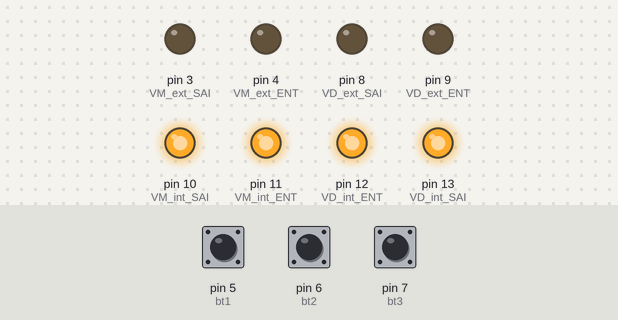
The sketch below on a simulated Arduino Uno, built with avr-gcc and run on an emulated ATmega328P. Shown: output pins drawn as LEDs (lit = HIGH). Inputs (shaded band) come from the test bench; at power-on: pin 5 (bt1) HIGH, pin 7 (bt3) HIGH, pin 6 (bt2) HIGH. What the sketch prints to the serial monitor is not drawn.

Above: at 1.2 s.
1.3 s: pin 5 (bt1) pulled LOW for 0.15 s
At 2.5 s:
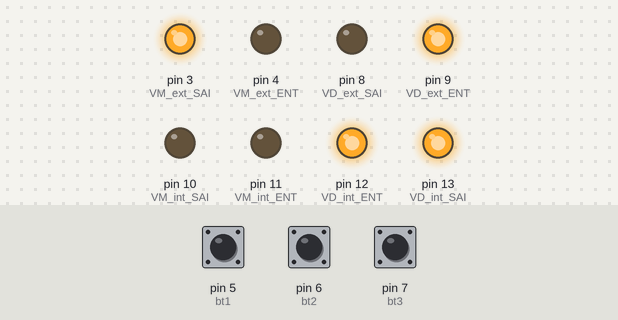
3.0 s: pin 7 (bt3) pulled LOW for 0.15 s
At 4.4 s:
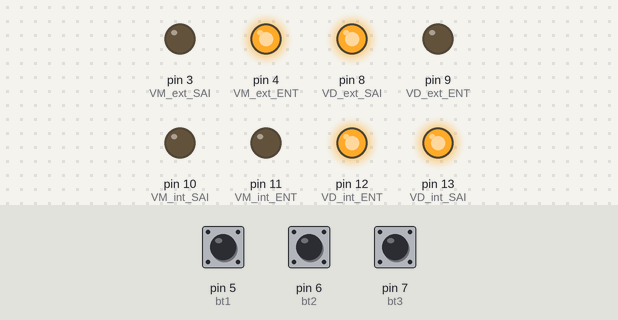
4.7 s: pin 7 (bt3) pulled LOW for 1 s
At 6.9 s:
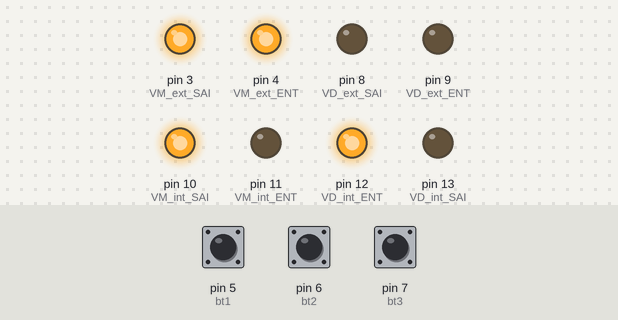
7.2 s: pin 7 (bt3) pulled LOW for 3.2 s
At 11.1 s:
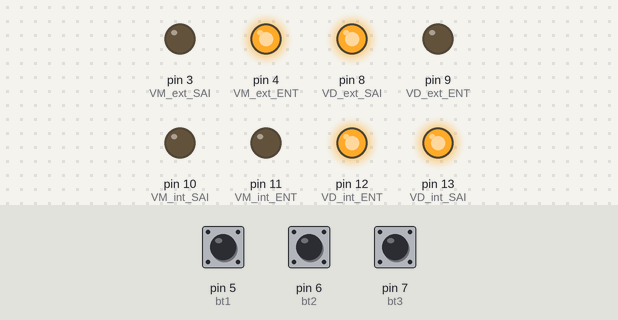
11.9 s: pin 5 (bt1) pulled LOW for 1 s
At 13.7 s:
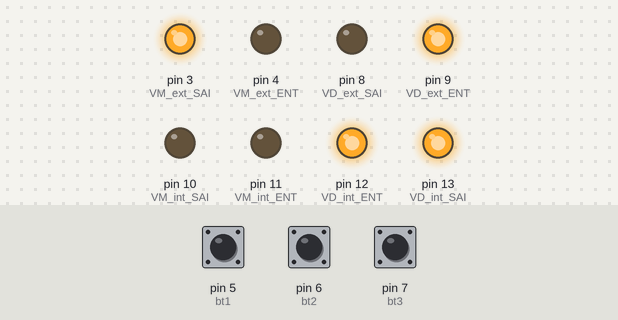
14.5 s: pin 5 (bt1) pulled LOW for 0.15 s
At 15.6 s:
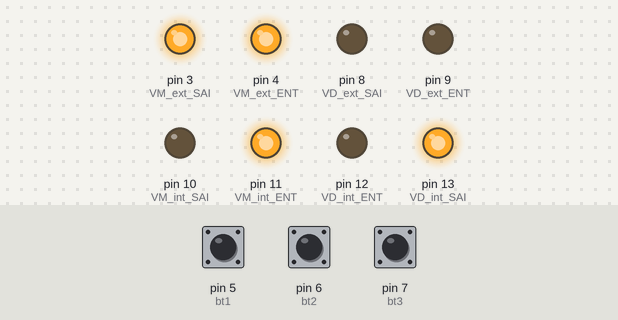
Timing chart, 0 to 17.1 s (numbered marks = the images above; inputs shaded):
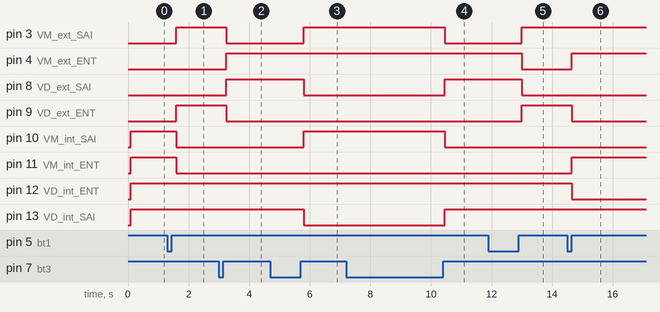

Measured:
- after the input at 1.3 s, pin 3 (VM_ext_SAI), pin 9 (VD_ext_ENT): LOW → HIGH after 0.30 s; pin 10 (VM_int_SAI), pin 11 (VM_int_ENT): HIGH → LOW after 0.30 s
- after the input at 3.0 s, pin 3 (VM_ext_SAI), pin 9 (VD_ext_ENT): HIGH → LOW after 0.25 s; pin 4 (VM_ext_ENT), pin 8 (VD_ext_SAI): LOW → HIGH after 0.25 s
- after the input at 4.7 s, pin 3 (VM_ext_SAI), pin 10 (VM_int_SAI): LOW → HIGH after 1.1 s; pin 8 (VD_ext_SAI), pin 13 (VD_int_SAI): HIGH → LOW after 1.1 s
- after the input at 7.2 s, pin 3 (VM_ext_SAI), pin 10 (VM_int_SAI): HIGH → LOW after 3.3 s; pin 8 (VD_ext_SAI), pin 13 (VD_int_SAI): LOW → HIGH after 3.3 s
- after the input at 11.9 s, pin 3 (VM_ext_SAI), pin 9 (VD_ext_ENT): LOW → HIGH after 1.1 s; pin 4 (VM_ext_ENT), pin 8 (VD_ext_SAI): HIGH → LOW after 1.1 s
- after the input at 14.5 s, pin 4 (VM_ext_ENT), pin 11 (VM_int_ENT): LOW → HIGH after 0.15 s; pin 9 (VD_ext_ENT), pin 12 (VD_int_ENT): HIGH → LOW after 0.15 s

The sketch:

SEMAFARO-SINAL-PCB-AMELIA.ino
```cpp
/* === APRESENTAÇÃO: ===============================================================
Projeto: Semáforo BALANÇA RODOVIÁRIA 4 unidades
  CONTROLADOR SERVIDOR
    |- 1 SEMÁFARO
    |- ACIONADO POR CENTRAL DE RADIO 3 CANAIS
    |- CANAL 1
    |- CANAL 2
    |- CANAL 3

  Descrição do projeto:
     Semáforo e central de rádio com 3 canais.
     Adaptado central de rádio de portão eletrônico.
     Funções implementadas:
     Ao pressionar botão 1:
     Aciona sinal verde (A), sinal Vermelho (b),(B)e(a)
     Ao pressionar botão 1 duas vezes seguidas.
     Aciona sinal verde (a), sinal Vermelho (b)e(B)e(A)
     Ao pressionar botão 1 a terceira vez repete o ciclo.
     ____________________________________________________

     Ao pressionar botão 3:
     Aciona sinal verde (B), sinal Vermelho (a),(A)e(b)
     Ao pressionar botão 1 duas vezes seguidas.
     Aciona sinal verde (b), sinal Vermelho (a)e(A)e(B)
     Ao pressionar botão 1 a terceira vez repete o ciclo.
     ____________________________________________________

     Ao pressionar botão 2:
     Aciona sinal Vermelho (A),(a),(B),(b)
     Ao pressionar botão 2 duas vezes seguidas.
     Desliga todos os led


  A|b___________________________a|B
/                               \


  Autor: Eng. Stenio Rodrigues
  Data:  Agosto de 2021
  versão: 1.0   2 Displays  LED 16x32 + 2 arduinos + radio 3 vias
          1.1   2 Displays  RGB 16x32 + 2 arduinos + radio 3 vias
          1.2   2 Semáforos 35 leds   + 1 PCB+328P + radio 3 vias
          1.3   4 semáforos 16 leds   + 1 PCB+328P + radio 3 vias

*/
// === --- Bibliotecas Auxiliares --- ==============================================
// --- Bibliotecas Auxiliares ---

// === --- Mapeamento de Hardware --- ==============================================
// --- Mapeamento de Hardware ---
// definindo botoes
#define bt1 5 //
#define bt2 6 //
#define bt3 7 //

#define VM_ext_SAI 3 // placa 2 vermelho externo saida      pino 5
#define VM_ext_ENT 4 // placa 2 vermelho externo entrada    pino 6
#define VD_ext_SAI 8 // placa 2 verde externo saida         pino 14
#define VD_ext_ENT 9 // placa 2 verde externo entrada       pino 15
#define VM_int_SAI 10 // vermelho interno saida
#define VM_int_ENT 11 // vermelho interno entrada
#define VD_int_ENT 12 // verde interno entrada
#define VD_int_SAI 13 // verde interno saida

// === --- Instâncias --- ==========================================================
// --- Instâncias ---

// === --- Variáveis Globais --- ===================================================
// --- Variáveis Globais ---
int entrada_1 = 0;

// definindo variaiveis marcadoras de status botoes
unsigned int duty1 = 1;

static boolean  flag1 = 0,
                flag2 = 0,
                flag3 = 0; // Variáveis globais que memorizam mudança de extado

// === --- Protótipo das Funções --- ===============================================
// --- Protótipo das Funções ---
void read_bts();
void texta_saidas();
void desliga_tudo();

// === --- Configurações Iniciais --- ==============================================
// --- Configurações Iniciais ---
void setup() {
    Serial.begin  (9600);
    Serial.println("V-SEMAFARO-SINAL-PCB-RADIO-3-CANAIS:");
    Serial.print  ("NOME ARQUIVO:                       ");
    Serial.print  ("SEMAFARO-SINAL-PCB-AMELIA V1.3      ");
    Serial.println("                                    ");

    pinMode(bt1, INPUT_PULLUP );
    pinMode(bt2, INPUT_PULLUP );
    pinMode(bt3, INPUT_PULLUP );

    pinMode(VM_int_SAI, OUTPUT);
    pinMode(VM_int_ENT, OUTPUT);
    pinMode(VD_int_ENT, OUTPUT);
    pinMode(VD_int_SAI, OUTPUT);
    pinMode(VD_ext_SAI, OUTPUT);
    pinMode(VD_ext_ENT, OUTPUT);
    pinMode(VM_ext_SAI, OUTPUT);
    pinMode(VM_ext_ENT, OUTPUT);
    // parte tudo desligado
    digitalWrite(VD_ext_SAI, LOW );
    digitalWrite(VD_ext_ENT, LOW );
    digitalWrite(VM_ext_SAI, LOW );
    digitalWrite(VM_ext_ENT, LOW );
    digitalWrite(VM_int_SAI, HIGH);
    digitalWrite(VM_int_ENT, HIGH);
    digitalWrite(VD_int_ENT, HIGH);
    digitalWrite(VD_int_SAI, HIGH);
    delay(10);
} //end setup

// === --- Loop Infinito                      --- =======================================================
// --- Loop Infinito ---
void loop() {
    read_bts();
    delay(150);

} //end loop
// === --- Desenvolvimento funções auxiliares --- =======================================================
void read_bts() {
    static bool bt1_flag = 0,
                bt2_flag = 0,
                bt3_flag = 0;

    if (!digitalRead(bt1)) bt1_flag = 0x01;
    if (!digitalRead(bt2)) bt2_flag = 0x01;
    if (!digitalRead(bt3)) bt3_flag = 0x01;

    if (digitalRead(bt1) && bt1_flag && !flag1) {
        bt1_flag = 0x00;
        flag1 = !flag1; //inverter flag
        flag3 = 0;
        desliga_tudo();
        // interno entrada
        digitalWrite(VM_int_ENT, LOW);  // vermelho interno entrada  LIGADO
        digitalWrite(VD_int_ENT, HIGH); // verde interno entrada     desligado
        // externo entrada
        digitalWrite(VM_ext_ENT, LOW);  // vermelho externo entrada desligado
        digitalWrite(VD_ext_ENT, HIGH); // verde externo entrada    LIGADO
        // interno saida
        digitalWrite(VM_int_SAI, LOW); // vermelho interno saida      LIGADO
        digitalWrite(VD_int_SAI, HIGH); // verde interno saida        desligado
        // externo saida
        digitalWrite(VM_ext_SAI, HIGH);  // vermelho externo saida    LIGADO
        digitalWrite(VD_ext_SAI, LOW);  // verde externo saida        desligado
    } //end if
    // segunda vez botão 1
    if (digitalRead(bt1) && bt1_flag && flag1) {
        bt1_flag = 0x00;
        flag1 = !flag1; //inverter flag
        flag3 = 0;
        desliga_tudo();
        // interno entrada
        digitalWrite(VM_int_ENT, HIGH);  // vermelho interno entrada  desligado
        digitalWrite(VD_int_ENT, LOW); // verde interno entrada     LIGADO
        // externo entrada
        digitalWrite(VM_ext_ENT, HIGH);  // vermelho externo entrada LIGADO
        digitalWrite(VD_ext_ENT, LOW); // verde externo entrada    desligado
        // interno saida
        digitalWrite(VM_int_SAI, LOW); // vermelho interno saida      LIGADO
        digitalWrite(VD_int_SAI, HIGH); // verde interno saida        desligado
        // externo saida
        digitalWrite(VM_ext_SAI, HIGH);  // vermelho externo saida    LIGADO
        digitalWrite(VD_ext_SAI, LOW);  // verde externo saida        desligado
    } // end if

    if (digitalRead(bt2) && bt2_flag && !flag2) {
        bt2_flag = 0x00;
        flag2 = !flag2; //inverter flag
        flag1 = 0;
        flag3 = 0;
        desliga_tudo();
    } //end if
    if (digitalRead(bt2) && bt2_flag && flag2) {
        bt2_flag = 0x00;
        flag2 = !flag2; //inverter flag
        flag1 = 0;
        flag3 = 0;
        desliga_tudo();
        // interno entrada
        digitalWrite(VM_int_ENT, LOW);  // vermelho interno entrada   LIGADO
        digitalWrite(VD_int_ENT, HIGH); // verde interno entrada      desligado
        // externo entrada
        digitalWrite(VM_ext_ENT, HIGH);  // vermelho externo entrada  LIGADO
        digitalWrite(VD_ext_ENT, LOW); // verde externo entrada       desligado
        //-----------------------
        // interno saida
        digitalWrite(VM_int_SAI, LOW); // vermelho interno saida      LIGADO
        digitalWrite(VD_int_SAI, HIGH); // verde interno saida        desligado
        // externo saida
        digitalWrite(VM_ext_SAI, HIGH);  // vermelho externo saida    LIGADO
        digitalWrite(VD_ext_SAI, LOW);  // verde externo saida        desligado


    } //end if

    if (digitalRead(bt3) && bt3_flag && !flag3) {
        bt3_flag = 0x00;
        flag3 = !flag3; //inverter flag
        flag1 = 0;
        desliga_tudo();
        // interno entrada
        digitalWrite(VM_int_ENT, LOW);  // vermelho interno entrada   LIGADO
        digitalWrite(VD_int_ENT, HIGH); // verde interno entrada      desligado
        // externo entrada
        digitalWrite(VM_ext_ENT, HIGH);  // vermelho externo entrada  LIGADO
        digitalWrite(VD_ext_ENT, LOW); // verde externo entrada       desligado
        // interno saida
        digitalWrite(VM_int_SAI, LOW); // vermelho interno saida   LIGADO
        digitalWrite(VD_int_SAI, HIGH); // verde interno saida     desligado
        // externo saida
        digitalWrite(VM_ext_SAI, LOW);  // vermelho externo saida  desligado
        digitalWrite(VD_ext_SAI, HIGH);  // verde externo saida    LIGADO
    } //end if
    if (digitalRead(bt3) && bt3_flag  && flag3) {
        bt3_flag = 0x00;
        flag3 = !flag3; //inverter flag
        desliga_tudo();
        // interno entrada
        digitalWrite(VM_int_ENT, LOW);  // vermelho interno entrada   LIGADO
        digitalWrite(VD_int_ENT, HIGH); // verde interno entrada      desligado
        // externo entrada
        digitalWrite(VM_ext_ENT, HIGH);  // vermelho externo entrada  LIGADO
        digitalWrite(VD_ext_ENT, LOW); // verde externo entrada       desligado
        // interno saida
        digitalWrite(VM_int_SAI, HIGH); // vermelho interno saida   desligado
        digitalWrite(VD_int_SAI, LOW); // verde interno saida       LIGADO
        // externo saida
        digitalWrite(VM_ext_SAI, HIGH);  // vermelho externo saida  LIGADO
        digitalWrite(VD_ext_SAI, LOW);  // verde externo saida      desligado
    } //end if

} //end read_bts
void texta_saidas() {
    digitalWrite(VM_int_ENT, LOW); // vermelho interno entrada
    delay(1000);
    digitalWrite(VM_int_ENT, HIGH);
    delay(1000);
    digitalWrite(VM_int_SAI, LOW); // vermelho interno saida
    delay(1000);
    digitalWrite(VM_int_SAI, HIGH);
    delay(1000);
    digitalWrite(VD_int_SAI, LOW); // verde interno saida
    delay(1000);
    digitalWrite(VD_int_SAI, HIGH);
    delay(1000);
    digitalWrite(VD_int_ENT, LOW); // verde interno entrada
    delay(1000);
    digitalWrite(VD_int_ENT, HIGH);
    delay(1000);
    digitalWrite(VD_ext_SAI, HIGH); // verde externo saida
    delay(1000);
    digitalWrite(VD_ext_SAI, LOW);
    delay(1000);
    digitalWrite(VD_ext_ENT, HIGH); // verde externo entrada
    delay(1000);
    digitalWrite(VD_ext_ENT, LOW);
    delay(1000);
    digitalWrite(VM_ext_SAI, HIGH); //  vermelho externo saida
    delay(1000);
    digitalWrite(VM_ext_SAI, LOW);
    delay(1000);
    digitalWrite(VM_ext_ENT, HIGH); // vermelho externo entrada
    delay(1000);
    digitalWrite(VM_ext_ENT, LOW);
} // end texta saidas
void desliga_tudo(){
        digitalWrite(VM_int_ENT, HIGH); // vermelho interno entrada
        digitalWrite(VM_int_SAI, HIGH); // vermelho interno saida
        digitalWrite(VD_int_SAI, HIGH); // verde interno saida
        digitalWrite(VD_int_ENT, HIGH); // verde interno entrada
        digitalWrite(VD_ext_SAI, LOW);  // verde externo saida
        digitalWrite(VD_ext_ENT, LOW);  // verde externo entrada
        digitalWrite(VM_ext_SAI, LOW);  // vermelho externo saida
        digitalWrite(VM_ext_ENT, LOW);  // vermelho externo entrada
}// end desliga_tudo
```
